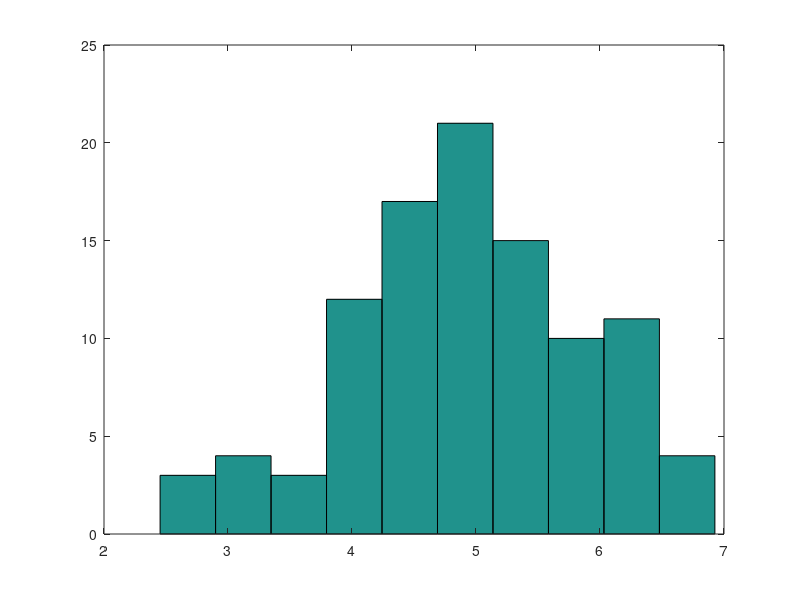

Source code (MATLAB): (Note: this script raises an error after producing the figure.)

% some random points
x = normrnd(5,1,100,1);

% a simple histogram
fig = figure;
hist(x)

% PLOTLY 
response = fig2plotly(fig,'name','matlab_basic_histogram');
plotly_url = response.url;
